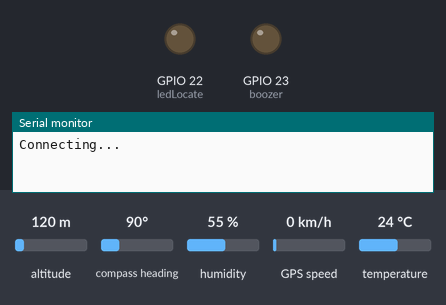
A sketch run on a simulated ESP32. Shown: output pins drawn as LEDs (lit = HIGH), the last lines printed to the serial monitor. The inputs (shaded band) are chosen by the test bench; at power-on: altitude 120 m, compass heading 90°, humidity 55 %, GPS speed 0 km/h, temperature 24 °C. WiFi joins after 1.5 s; servers stay silent unless stated; uploads are accepted with an empty reply; the GPS gets a fix after 3 s at 37.7749, -122.4194 with 8 satellites.

Above: at 0.1 s.
At 8.8 s:
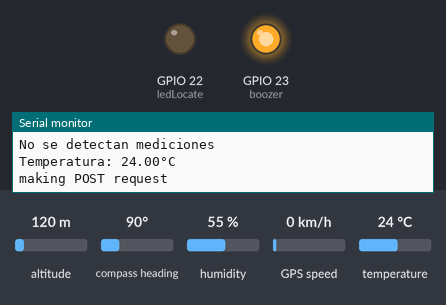
Timing chart, 0 to 10.3 s (numbered marks = the images above):
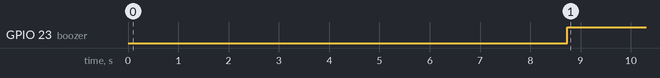

Measured:
- by itself, GPIO 23 (boozer): LOW → HIGH at 8.7 s

The sketch:

Schutzi_beta.ino
```cpp
// #include <Arduino.h>
#include <TinyGPS++.h>
#include <WiFi.h>
#include <ArduinoHttpClient.h>
#include <ArduinoJson.h>
#include "GPS.hpp";
#include "DHT11.hpp";
#include "WIFI.hpp"

const int boozer = 23;
const int ledLocate = 22;

void setup(){
   pinMode(boozer, OUTPUT);
   pinMode(ledLocate, OUTPUT);
   Serial.begin(9600);
   connectWifi();
   Serial.print("-----------------------------");
}

void loop(){
  getGpsLocation();
  res();
  delay(15000);
 }
```

DHT11.hpp
```cpp
#include "esp32-hal-gpio.h"
#include "DHT.h"
#include "SERVER.hpp"
#define DHTPIN 4
#define DHTTYPE DHT11
const int boozerPin = 23;
DHT dht(DHTPIN, DHTTYPE);


double res() {
  //Pruebas
dht.begin();
delay(6000);
double temperatura = dht.readTemperature();
if ( isnan(temperatura)) {
Serial.println(F("Failed to read from DHT sensor!"));
return 0;

}
Serial.print("Temperatura: ");
Serial.print(temperatura);
Serial.println("°C ");
insertTempMedition(temperatura);
//Parte del boozer
if(temperatura > 20){
  digitalWrite(boozerPin, HIGH);
  insertWarring();
}else{
  digitalWrite(boozerPin, LOW);
}

return temperatura;

}
```

GPS.hpp
```cpp
#include<iostream>
#define RXD2 16
#define TXD2 17
HardwareSerial neogps(1);
const int ledLocatePin = 22;
TinyGPSPlus gps;
StaticJsonDocument<560> gpsdoc;
JsonObject GPSLocate = gpsdoc.to<JsonObject>();
const char* GPSipsever = "192.168.100.51";
String warn = "LocationWarming";
int GPSport = 5001;
const String contentTypes = "application/x-www-form-urlencoded";
WiFiClient GPSwifi;
HttpClient GPSclient = HttpClient(GPSwifi, GPSipsever, GPSport);


void getGpsLocation (){
  neogps.begin(9600, SERIAL_8N1, RXD2, TXD2);

    boolean newData = false;
  for (unsigned long start = millis(); millis() - start < 1000;)
  {
    while (neogps.available())
    {
      if (gps.encode(neogps.read()))
      {
        newData = true;
      }
    }
  }

  if(newData == true)
  {
    newData = false;
    Serial.print("Satelites detectados: ");
    Serial.println(gps.satellites.value());
    if (gps.location.isValid() == 1)
  {
    Serial.print("Latitud: ");
    Serial.println(gps.location.lat(),6);
    // double lat = (gps.location.lat(),6);
    // double lon = (gps.location.lng(),6);
    Serial.print("Longitud: ");
    Serial.println(gps.location.lng(),6);
    Serial.print("Velocidad: ");
    Serial.println(gps.speed.kmph());
    Serial.print("Valor del satelite: ");
    Serial.println(gps.satellites.value());
    char jsonOutput[128];
     gpsdoc["latitud"] = (gps.location.lat());
     gpsdoc["longitud"] = (gps.location.lng());
     gpsdoc["speed"] = gps.speed.kmph();
     gpsdoc["id_artefacto"] = 2;
     serializeJson(gpsdoc, jsonOutput);
    GPSclient.post("/localizacion", contentTypes, jsonOutput);
    int statusCode = GPSclient.responseStatusCode();
    String response  = GPSclient.responseBody();
    // Serial.println(response +"-----"+"""LocationWarming""");
    if(response == "true"){

        digitalWrite(ledLocatePin, HIGH);
    }else {
      digitalWrite(ledLocatePin, LOW);
    }
    GPSclient.stop();
  }
  else
  {

    Serial.println("No se detectan mediciones");
  }
  }
  else
  {
    Serial.print("No se detectan datos");
  }
}
```

SERVER.hpp
```cpp
const char* ipsever = "192.168.100.51";
int port = 5001;
const String contentType = "application/x-www-form-urlencoded";
WiFiClient wifi;

//JSON Configuration
// char jsonOutput[128];
//JSON para temperatura
StaticJsonDocument<560> tempdoc;
JsonObject object = tempdoc.to<JsonObject>();
//para las alertas de temperatura
StaticJsonDocument<560> alertdoc;
JsonObject objectalert = alertdoc.to<JsonObject>();
//JSON para localización
StaticJsonDocument<560> locatedoc;
JsonObject objectlocate = locatedoc.to<JsonObject>();
//JSON para localización GPS
// StaticJsonDocument<560> gpsdoc;
// JsonObject GPSLocate = gpsdoc.to<JsonObject>();
//Objeto para hacer los request
HttpClient client = HttpClient(wifi, ipsever, port);


String insertTempMedition(float valor){
  char jsonOutput[128];
  tempdoc["valor"]   = valor;
  tempdoc["id_artefacto"] = 2;
  serializeJson(tempdoc, jsonOutput);
  Serial.println("making POST request");
  client.post("/mediciontemperatura", contentType, jsonOutput);
  int statusCode = client.responseStatusCode();
  String response = client.responseBody();
  if(statusCode == 201){
    Serial.println(response);
  }else{
    Serial.println(response);
  }
  client.stop();
  return response;
}

// Metodo Serialización de las alertas para la temperatura
String insertWarring(){
  char jsonOutput[128];
  alertdoc["id_artefacto"]   = 2;
  alertdoc["id_alarma"] = 1;
  serializeJson(alertdoc, jsonOutput);
  // Serial.println("making POST request");
  client.post("/alertaartefacto", contentType, jsonOutput);
  int statusCode = client.responseStatusCode();
  String response = client.responseBody();
  if(statusCode == 201){
    Serial.println(response);
  }else{
    Serial.println(response);
  }
  client.stop();
  return response;
}
```

WIFI.hpp
```cpp
  // Conexión a internet

  //Credenciales de acceso a la red
const char* ssid = "Totalplay-85A0";
const char* password ="85A01118567y35j7";

/*
Charly:
MEGACABLE-2.4G-67A5
QQ4g7C6yzG
Cesar:
Totalplay-85A0
85A01118567y35j7
Uni:
Torre C Labs
1q2w3e4r5t
*/
 void connectWifi(){

  WiFi.begin(ssid, password);
  Serial.print("Connecting...");
  while(WiFi.status() != WL_CONNECTED){
    delay(500);
    Serial.print(".");
  }
  Serial.println("");
  Serial.print("Wifi conectado con la ip: ");
  Serial.println(WiFi.localIP());
  // setClock();

 }
```
